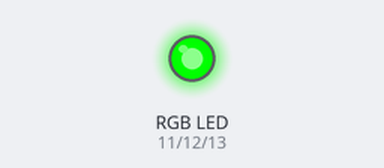
Bench run of a sketch on a simulated Arduino Uno, built with avr-gcc and run on an emulated ATmega328P. Shown: an RGB LED mixed from three pins (HIGH = lit). Random numbers use the default seed unless the sketch sets one.

Above: at 0.1 s.
At 8.1 s:
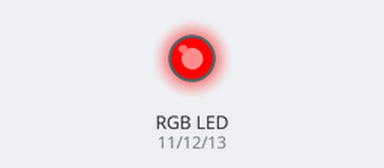
At 16.1 s:
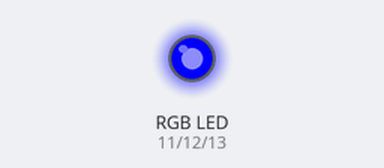
At 38.1 s:
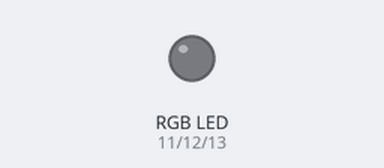
Timing chart, 0 to 39.6 s (numbered marks = the images above):
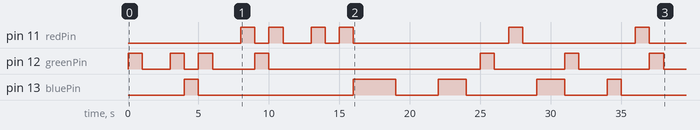

Measured:
- by itself, pin 11 (redPin): LOW → HIGH at 8.0 s, → LOW 1.0 s later, → HIGH 1.0 s later, → LOW 1.0 s later, … (12 changes in this stretch)
- by itself, pin 12 (greenPin): LOW → HIGH at 0.00 s, → LOW 1.0 s later, → HIGH 2.0 s later, → LOW 1.0 s later, … (14 changes in this stretch)
- by itself, pin 13 (bluePin): LOW → HIGH at 4.0 s, → LOW 1.0 s later, → HIGH 11.0 s later, → LOW 3.0 s later, … (10 changes in this stretch)

The sketch:

random_rgb.ino.ino
```cpp
int bluePin = 13;
int greenPin = 12;
int redPin = 11;
int leds[] = {bluePin, greenPin, redPin};

void setup() {
  pinMode(bluePin, OUTPUT);
  pinMode(greenPin, OUTPUT);
  pinMode(redPin, OUTPUT);
  randomSeed(199);
}

void loop() {
  resetLights();
  digitalWrite(leds[random(0, sizeof(leds))], HIGH);
  delay(1000);
}

void resetLights() {
  digitalWrite(bluePin, LOW);
  digitalWrite(greenPin, LOW);
  digitalWrite(redPin, LOW);
}
```
